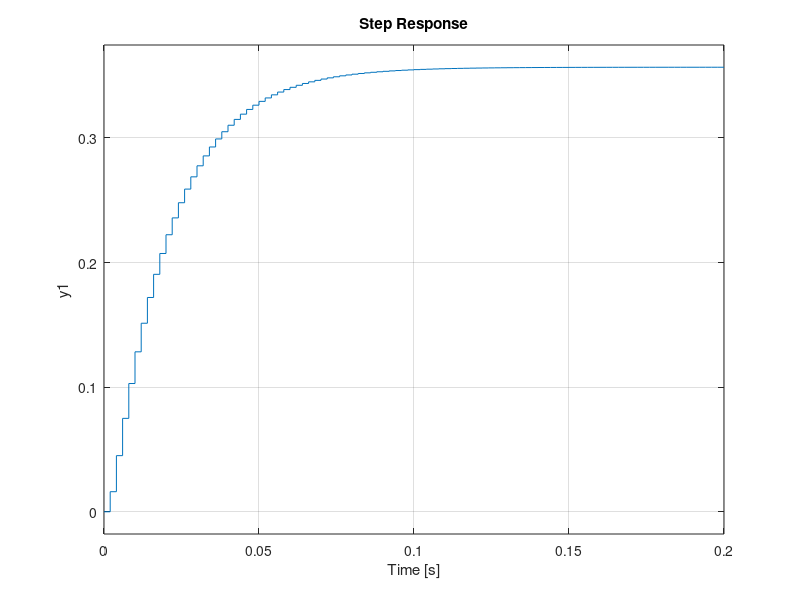
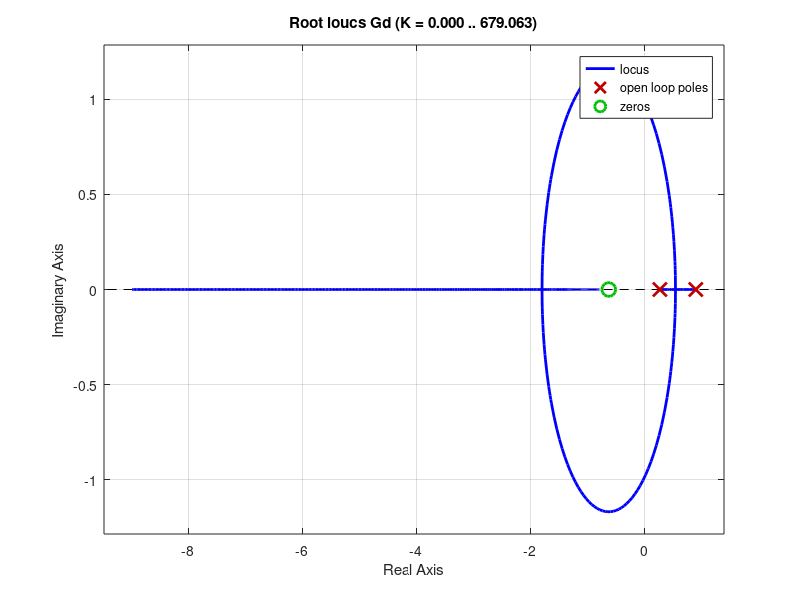

The MATLAB script that drew these images, in order: (Note: this script raises an error after producing the figures.)
%% Modelo motor CC (334ppr?)

clear all
% close all
% Parametros do motor:
Ke = .0253;     % Constante de F.C.E.M.
Kt = Ke;        % Constante de torque
Ra = 12;        % Resistencia de armadura
La = 0.00216;   % Indutância de armadura
Jm = 1.3e-6;    % Momento de inercia
Bm = 4.175e-6;  % Coeficiente de atrito
% Kg = 1/21;    % Razao de engrenagens

% Motor 2
%TODO: Olhar de onde foi que tirei esses dados. Se é do motor que tenho!
Ke = 2.8;
Kt = Ke;
Ra = 0.8; % Resistencia de armadura me parece ser muito
          % pequena para ser do motorzinho que costumo usar!
La = 1.13e-3;
Jm = 0.2;
Bm = 0.01;

s = tf('s');
Ga = 1/(La*s+Ra);
Gm = 1/(Jm*s+Bm);
G = feedback(Ga*Kt*Gm,Ke);

%% Discretizando:
Ts = 0.002;
Gd = c2d(G,Ts)
z = tf('z',Ts)
%          0.01611 z + 0.0101
%  Gd =  ----------------------
%        z^2 - 1.169 z + 0.2427
figure(1); clf;
step(Gd);

%% Projeto controlador
figure(2); clf;
rlocus(Gd)
% sisotool(G)

%% Parametros desejados:
MP = 0.1;    % Maximo sobressalto
ts2 = 50*Ts; % Tempo de acomodacao

xi = -log(MP)/sqrt(log(MP)^2+pi^2);  % MP = exp(-xi*pi/sqrt(1-xi^2))
wn = 4/ts2/xi;
wd = wn*sqrt(1-xi^2);
modulo_z = exp(-xi*wn*Ts);
fase_z = wd*Ts;

pd1 = modulo_z*(cos(fase_z)+sin(fase_z)*1j);
pd2 = conj(pd1);
pd = [pd1; pd2]'

pm = pole(Gd)                 % d polos do motor
Tdtemp = zpk([],pd,1,Ts)      % reference model;


K0 = 1/dcgain(Tdtemp)
Td{1} = zpk([],pd,K0,Ts)      % reference model;
Td{2} = zpk([],pd,K0*0.9,Ts)  % reference model;
% Td{3} = zpk([],pd,K0*0.95,Ts) % reference model;


%% Projeto por sintese direta:
% Td = GC/(1+GC)
% Td+TdGC = GC
% Td = GC-TdGC
% Td = GC(1-Td)
% GC = Td/(1-Td)
% C = Td/G/(1-Td)
for i = 1:length(Td)
   C{i} = minreal(Td{i}/Gd/(1-Td{i}));
   fprintf(['\nC' num2str(i) ':\n']);
   % printARX(C{i},0);
   printARX(C{i},1);
   % Somando os coeficientes de agrupamento de termos:
   cat_u{i} = tf(C{i}).den{1}; cat_u{i} = cat_u{i}(2:end);
   atCso_u(i) = -sum(cat_u{i});
end

atCso_u % soma dos coeficientes de agrupamento de termos.

%%

figure(4); clf
   f=gcf;
   yd=step(Td{1});
   stairs(1:length(yd),yd, 'k:');
   % legenda = cell(length(C)+1);
   legenda = {'reference model'};
   hold on
   grid on
   linetype = {'bo', 'rx', 'k.', 'm+'}
   for i = 1:length(C)
      y = step(feedback(Gd*C{i},1),linetype{i});
      legenda{i+1} = ['C' num2str(i)];
      plot(1:length(y),y,linetype{i});
   end
   xlabel('samples');
   ylabel('u(k)');
   ylim([0 1.4]);
   % legend(legenda, 'location', 'best');
   legend(legenda,'Location','NorthOutside','Orientation','horizontal','Box','off')
   % title('Resposta ao degrau do sistema controlado em malha fechada')
   %
   f.PaperSize = [7 4];
   % print('CsoTs30ms1_3_time_response.pdf', '-dpdf', '-fillpage');
   print(['figs/C1_ts', num2str(ts2*1e3), '_Ts', num2str(Ts*1e3),...
     '_time_response.pdf'], '-dpdf', '-fillpage');


